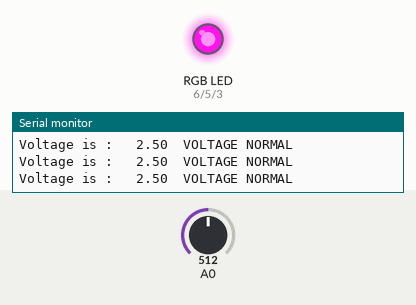
A sketch run on a simulated Arduino Uno, built with avr-gcc and run on an emulated ATmega328P. Shown: an RGB LED mixed from three pins (HIGH = lit), the last lines printed to the serial monitor. The inputs (shaded band) are chosen by the test bench; at power-on: A0 = 512.

Above: at 1.2 s.
1.3 s: A0 set to 223
4.3 s: A0 set to 192
At 4.6 s:
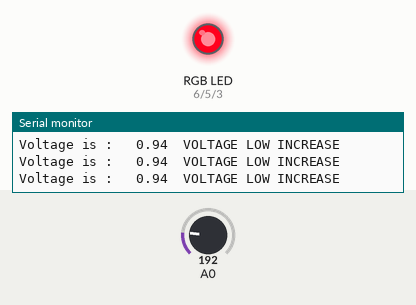
5.8 s: A0 set to 1023
At 6.7 s:
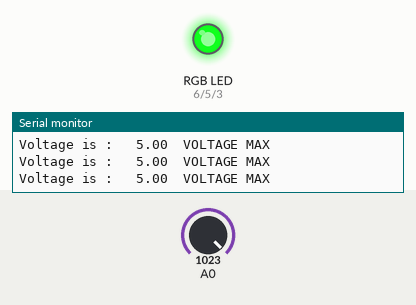
7.3 s: A0 set to 938
10.3 s: A0 set to 906
At 11.3 s:
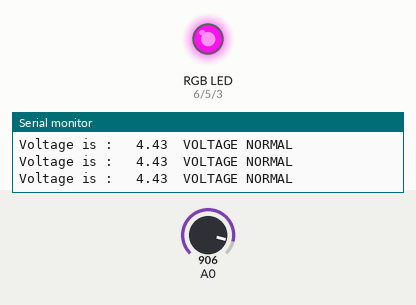
11.8 s: A0 set to 122
At 12.4 s:
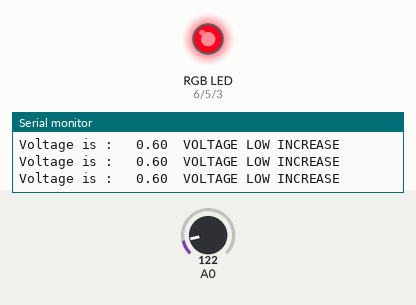
Timing chart, 0 to 14.3 s (numbered marks = the images above; inputs shaded):
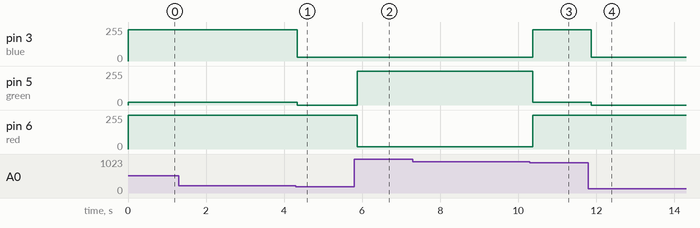

Measured:
- the behaviour switches between 205 and 204 on A0 (found by bisection; images 0 and 1)
- the behaviour switches between 921 and 920 on A0 (found by bisection; images 2 and 3)
- after the input at 4.3 s, pin 3 (blue): 235/255 → 30/255 at once; pin 5 (green): 20/255 → 0/255 at once
- after the input at 5.8 s, pin 5 (green): 0/255 → 255/255 after 0.07 s; pin 6 (red): 255/255 → 17/255 after 0.07 s
- after the input at 10.3 s, pin 3 (blue): 30/255 → 235/255 after 0.07 s; pin 5 (green): 255/255 → 20/255 after 0.07 s; pin 6 (red): 17/255 → 255/255 after 0.07 s
- after the input at 11.8 s, pin 3 (blue): 235/255 → 30/255 after 0.07 s; pin 5 (green): 20/255 → 0/255 after 0.07 s

The sketch:

2.4.ino
```cpp
//this is a simple code that alows us to control the scale of all three values in the RGB scale
//allowing us to creat new colors

//before the code beings we define variables for the red, green and blue pins of the rgb
//this helps us switch them faster as it will change the pin value for all those vairables for the whole code
int blue=3;
int green=5;
int red=6;

void setup() {
//before we begin our loop process we must define our pins and which function they fufill
//in this case they are being used as OUTPUTS so we define them as such
pinMode(blue, OUTPUT);
pinMode(green,OUTPUT);
pinMode(red,OUTPUT);
//we must also begin the serial monitor so we can use it to display values
Serial.begin(9600);
}

void loop() {
//before we write any values to the rgb we must scale the pot value to the voltage valyue
//since the analog read goes from 0 to 1024
float pot_value= analogRead(A0);
float volts_value= (pot_value/1023)*5;
//we then use if statements to compare and see what vale the voltage is
if (volts_value<=1) {
//if the value is below 1 we will print on the serial monitor that the voltage is low and make the rgb a certain color
Serial.print("Voltage is : \t");
Serial.print(volts_value);
Serial.println("\tVOLTAGE LOW INCREASE");
analogWrite(red,255);
analogWrite(blue,30);
analogWrite(green,0);

}
//if the value is between 1 and 4.5 we will print on the serial monitor that the voltage is normal and make the rgb a certain color second color
if (volts_value>1 && volts_value<4.5) {
Serial.print("Voltage is : \t");
Serial.print(volts_value);
Serial.println("\tVOLTAGE NORMAL");
analogWrite(red,255);
analogWrite(blue,235);
analogWrite(green,20);

}
//if the value is above 4.5 we will print on the serial monitor that the voltage is at the max level and make the rgb a certain color third color
if (volts_value>4.5) {
Serial.print("Voltage is : \t");
Serial.print(volts_value);
Serial.println("\tVOLTAGE MAX ");
analogWrite(red,17);
analogWrite(blue,30);
analogWrite(green,255);

}
}
```
